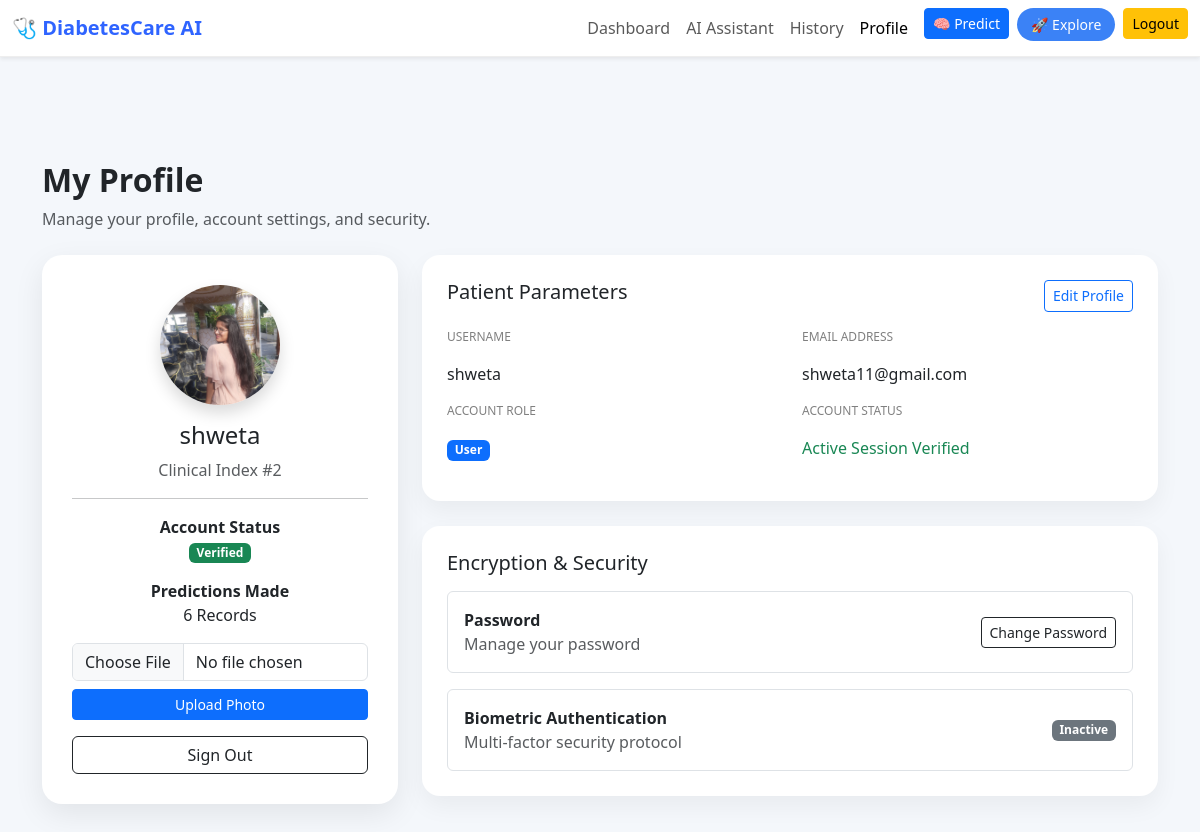
Screenshot of /profile (signed in) with the database file from the repository.
### tables this page shows
CREATE TABLE users (
            id INTEGER PRIMARY KEY AUTOINCREMENT,
            username TEXT,
            email TEXT,
            password TEXT
        , profile_pic TEXT DEFAULT 'default.png', role TEXT DEFAULT 'user');

### app.py (the view)
@app.route("/profile")
def profile():
    if "user_id" not in session:
        return redirect(url_for("login"))
    conn = sqlite3.connect("diabetes.db")
    c = conn.cursor()
    user_id = session["user_id"]
    c.execute(
        "SELECT username,email,role,profile_pic FROM users WHERE id=?",
        (user_id,)
    )
    user = c.fetchone()
    print("DEBUG USER:", user)   # 👈 check terminal
    c.execute(
        "SELECT COUNT(*) FROM predictions WHERE user_id=?",
        (user_id,)
    )
    prediction_count = c.fetchone()[0]
    conn.close()
    return render_template(
    "profile.html",
    username=user[0],
    email=user[1],
    role=user[2],
    profile_pic=user[3],
    prediction_count=prediction_count
)

### templates/profile.html (shortened to what this page needs)
<!DOCTYPE html>
<html lang="en">
<head>
<link href="https://cdn.jsdelivr.net/npm/bootstrap@5.3.2/dist/css/bootstrap.min.css" rel="stylesheet">
</head>
<body>
<nav class="navbar navbar-expand-lg shadow-sm">
<div class="container-fluid">
<a class="navbar-brand" href="/featureslogin">
🩺 DiabetesCare AI
</a>
<div class="collapse navbar-collapse" id="navbarNav">
<ul class="navbar-nav ms-auto">
<li class="nav-item">
<a class="nav-link" href="/featureslogin">Dashboard</a>
</li>
<li class="nav-item">
<a class="nav-link" href="/chat">AI Assistant</a>
</li>
<li class="nav-item">
<a class="nav-link" href="/history">History</a>
</li>
<li class="nav-item">
<a class="nav-link active" href="/profile">Profile</a>
</li>
<li class="nav-item ms-2">
<a class="btn btn-primary btn-sm" href="/home">🧠 Predict</a>
</li>
<li class="nav-item ms-2">
<a class="btn explore-btn btn-sm" href="/featureslogin">🚀 Explore</a>
</li>
<li class="nav-item ms-2">
<a class="btn btn-warning btn-sm" href="/logout">Logout</a>
</li>
</ul>
</div>
</div>
</nav>
<div class="container main py-4">
<h2 class="page-title">My Profile</h2>
<p class="text-muted">Manage your profile, account settings, and security.</p>
<div class="row mt-4">
<div class="col-md-4">
<div class="profile-card text-center">
<img src="{{ url_for('static', filename='profile_pics/' + profile_pic) }}" class="avatar shadow">
<h4 class="mt-3">{{ username }}</h4>
<p class="text-muted">Clinical Index #2</p>
<hr>
<p>
<strong>Account Status</strong><br>
<span class="badge bg-success">Verified</span>
</p>
<p>
<strong>Predictions Made</strong><br>
{{ prediction_count }} Records
</p>
<form action="/upload_profile_pic" method="POST" enctype="multipart/form-data">
<input type="file" name="profile_pic" class="form-control mb-2">
<button class="btn btn-primary btn-sm w-100">
Upload Photo
</button>
</form>
<a href="/logout" class="btn btn-outline-dark mt-3 w-100">
Sign Out
</a>
</div>
</div>
<div class="col-md-8">
<div class="card-box">
<div class="d-flex justify-content-between">
<h5>Patient Parameters</h5>
<a href="/edit_profile" class="btn btn-outline-primary btn-sm">
Edit Profile
</a>
</div>
<div class="row mt-3">
<div class="col-md-6">
<p class="label">USERNAME</p>
<p class="value">{{ username }}</p>
</div>
<div class="col-md-6">
<p class="label">EMAIL ADDRESS</p>
<p class="value">{{ email }}</p>
</div>
<div class="col-md-6">
<p class="label">ACCOUNT ROLE</p>
{% if role == "admin" %}
<span class="badge bg-danger">Admin</span>
{% else %}
<span class="badge bg-primary">User</span>
{% endif %}
</div>
<div class="col-md-6">
<p class="label">ACCOUNT STATUS</p>
<p class="value text-success">Active Session Verified</p>
</div>
</div>
</div>
<div class="card-box">
<h5 class="mb-3">Encryption & Security</h5>
<div class="d-flex justify-content-between align-items-center border p-3 rounded mb-3">
<div>
<strong>Password</strong>
<p class="text-muted mb-0">Manage your password</p>
</div>
<a href="/change_password" class="btn btn-outline-dark btn-sm">
Change Password
</a>
</div>
<div class="d-flex justify-content-between align-items-center border p-3 rounded">
<div>
<strong>Biometric Authentication</strong>
<p class="text-muted mb-0">Multi-factor security protocol</p>
</div>
<span class="badge bg-secondary">Inactive</span>
</div>
</div>
</div>
</div>
</div>
</body>
</html>

### templates/profile.html (style rules this page uses)
body { background:#f4f7fb; font-family:"Segoe UI", sans-serif; }
.navbar { background:white !important; border-bottom:1px solid #eee; }
.navbar-brand { font-weight:700; color:#2f64ff !important; }
.explore-btn { background:#3b82f6; border:none; border-radius:20px; padding:6px 14px; color:white; }
.main { margin-top:80px; }
.page-title { font-weight:700; }
.profile-card { background:white; border-radius:20px; padding:30px; box-shadow:0 10px 30px rgba(0,0,0,0.08); }
.avatar { width:120px; height:120px; border-radius:50%; object-fit:cover; }
.card-box { background:white; border-radius:18px; padding:25px; box-shadow:0 10px 25px rgba(0,0,0,0.05); margin-bottom:25px; }
.label { font-size:12px; color:gray; }
.value { font-weight:500; }

### rows the page displays
users: profile_pic (picture), username "shweta", email "shweta11@gmail.com"

### other values shown
{{ prediction_count }} "6"
